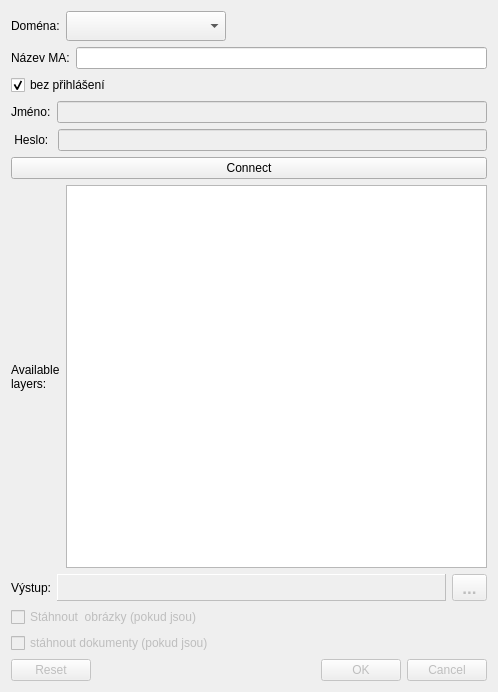
<?xml version="1.0" encoding="UTF-8"?>
<ui version="4.0">
 <class>htableDialogBase</class>
 <widget class="QDialog" name="htableDialogBase">
  <property name="geometry">
   <rect>
    <x>0</x>
    <y>0</y>
    <width>498</width>
    <height>692</height>
   </rect>
  </property>
  <property name="windowTitle">
   <string>Stáhni data z MA CLEERIO</string>
  </property>
  <layout class="QVBoxLayout" name="verticalLayout_2">
   <item>
    <layout class="QHBoxLayout" name="horizontalLayout_7">
     <item>
      <widget class="QLabel" name="label_6">
       <property name="sizePolicy">
        <sizepolicy hsizetype="Preferred" vsizetype="Preferred">
         <horstretch>0</horstretch>
         <verstretch>0</verstretch>
        </sizepolicy>
       </property>
       <property name="maximumSize">
        <size>
         <width>65</width>
         <height>16777215</height>
        </size>
       </property>
       <property name="text">
        <string>Doména:</string>
       </property>
      </widget>
     </item>
     <item>
      <widget class="QComboBox" name="domain">
       <property name="sizePolicy">
        <sizepolicy hsizetype="Expanding" vsizetype="Preferred">
         <horstretch>0</horstretch>
         <verstretch>0</verstretch>
        </sizepolicy>
       </property>
       <property name="minimumSize">
        <size>
         <width>10</width>
         <height>30</height>
        </size>
       </property>
       <property name="maximumSize">
        <size>
         <width>160</width>
         <height>16777215</height>
        </size>
       </property>
       <property name="sizeIncrement">
        <size>
         <width>1</width>
         <height>0</height>
        </size>
       </property>
       <property name="baseSize">
        <size>
         <width>30</width>
         <height>0</height>
        </size>
       </property>
       <property name="toolTip">
        <string>&lt;html&gt;&lt;head/&gt;&lt;body&gt;&lt;p&gt;&lt;span style=&quot; font-weight:600;&quot;&gt;Cleerio domain name&lt;/span&gt;&lt;/p&gt;&lt;p&gt;Pick Cleerio domain name, you would like to download data from&lt;/p&gt;&lt;/body&gt;&lt;/html&gt;</string>
       </property>
      </widget>
     </item>
     <item>
      <spacer name="horizontalSpacer">
       <property name="orientation">
        <enum>Qt::Horizontal</enum>
       </property>
       <property name="sizeHint" stdset="0">
        <size>
         <width>40</width>
         <height>20</height>
        </size>
       </property>
      </spacer>
     </item>
    </layout>
   </item>
   <item>
    <layout class="QHBoxLayout" name="horizontalLayout">
     <item>
      <widget class="QLabel" name="label">
       <property name="text">
        <string>Název MA:</string>
       </property>
      </widget>
     </item>
     <item>
      <widget class="QLineEdit" name="maName">
       <property name="sizePolicy">
        <sizepolicy hsizetype="Expanding" vsizetype="Preferred">
         <horstretch>0</horstretch>
         <verstretch>0</verstretch>
        </sizepolicy>
       </property>
       <property name="toolTip">
        <string>&lt;html&gt;&lt;head/&gt;&lt;body&gt;&lt;p&gt;&lt;span style=&quot; font-weight:600;&quot;&gt;Map Application name&lt;/span&gt;&lt;/p&gt;&lt;p&gt;Type name of map application, you need to list layers from.&lt;/p&gt;&lt;/body&gt;&lt;/html&gt;</string>
       </property>
      </widget>
     </item>
    </layout>
   </item>
   <item>
    <widget class="QCheckBox" name="checkBox">
     <property name="enabled">
      <bool>true</bool>
     </property>
     <property name="text">
      <string>bez přihlášení</string>
     </property>
     <property name="checkable">
      <bool>true</bool>
     </property>
     <property name="checked">
      <bool>true</bool>
     </property>
    </widget>
   </item>
   <item>
    <layout class="QHBoxLayout" name="horizontalLayout_2">
     <item>
      <widget class="QLabel" name="label_2">
       <property name="text">
        <string>Jméno:</string>
       </property>
      </widget>
     </item>
     <item>
      <widget class="QLineEdit" name="userName">
       <property name="enabled">
        <bool>false</bool>
       </property>
       <property name="sizePolicy">
        <sizepolicy hsizetype="Expanding" vsizetype="Preferred">
         <horstretch>0</horstretch>
         <verstretch>0</verstretch>
        </sizepolicy>
       </property>
      </widget>
     </item>
    </layout>
   </item>
   <item>
    <layout class="QHBoxLayout" name="horizontalLayout_3">
     <item>
      <widget class="QLabel" name="label_3">
       <property name="text">
        <string> Heslo: </string>
       </property>
      </widget>
     </item>
     <item>
      <widget class="QLineEdit" name="userPassword">
       <property name="enabled">
        <bool>false</bool>
       </property>
       <property name="sizePolicy">
        <sizepolicy hsizetype="Expanding" vsizetype="Preferred">
         <horstretch>0</horstretch>
         <verstretch>0</verstretch>
        </sizepolicy>
       </property>
       <property name="accessibleName">
        <string/>
       </property>
       <property name="inputMethodHints">
        <set>Qt::ImhNone</set>
       </property>
       <property name="echoMode">
        <enum>QLineEdit::Password</enum>
       </property>
      </widget>
     </item>
    </layout>
   </item>
   <item>
    <widget class="QPushButton" name="getData">
     <property name="sizePolicy">
      <sizepolicy hsizetype="Minimum" vsizetype="Preferred">
       <horstretch>0</horstretch>
       <verstretch>0</verstretch>
      </sizepolicy>
     </property>
     <property name="toolTip">
      <string>&lt;html&gt;&lt;head/&gt;&lt;body&gt;&lt;p&gt;Connect to map application and get list of available data layers&lt;/p&gt;&lt;/body&gt;&lt;/html&gt;</string>
     </property>
     <property name="text">
      <string>Connect</string>
     </property>
    </widget>
   </item>
   <item>
    <layout class="QHBoxLayout" name="horizontalLayout_4">
     <item>
      <widget class="QLabel" name="label_4">
       <property name="text">
        <string>Available
layers:</string>
       </property>
      </widget>
     </item>
     <item>
      <widget class="QTreeWidget" name="treeWidget">
       <property name="toolTip">
        <string>&lt;html&gt;&lt;head/&gt;&lt;body&gt;&lt;p&gt;&lt;span style=&quot; font-weight:600;&quot;&gt;List of available layers&lt;/span&gt;&lt;/p&gt;&lt;p&gt;Pick one layer from available layers you wish to download data from.&lt;/p&gt;&lt;/body&gt;&lt;/html&gt;</string>
       </property>
       <attribute name="headerVisible">
        <bool>false</bool>
       </attribute>
       <column>
        <property name="text">
         <string notr="true">1</string>
        </property>
       </column>
      </widget>
     </item>
    </layout>
   </item>
   <item>
    <layout class="QHBoxLayout" name="horizontalLayout_6">
     <item>
      <widget class="QLabel" name="label_5">
       <property name="text">
        <string>Výstup:</string>
       </property>
      </widget>
     </item>
     <item>
      <widget class="QLabel" name="outputDir">
       <property name="enabled">
        <bool>false</bool>
       </property>
       <property name="sizePolicy">
        <sizepolicy hsizetype="Expanding" vsizetype="Preferred">
         <horstretch>0</horstretch>
         <verstretch>0</verstretch>
        </sizepolicy>
       </property>
       <property name="frameShape">
        <enum>QFrame::Panel</enum>
       </property>
       <property name="frameShadow">
        <enum>QFrame::Raised</enum>
       </property>
       <property name="lineWidth">
        <number>1</number>
       </property>
       <property name="text">
        <string/>
       </property>
      </widget>
     </item>
     <item>
      <layout class="QHBoxLayout" name="horizontalLayout_5">
       <item>
        <widget class="QToolButton" name="outputDirButton">
         <property name="enabled">
          <bool>false</bool>
         </property>
         <property name="sizePolicy">
          <sizepolicy hsizetype="Preferred" vsizetype="Fixed">
           <horstretch>0</horstretch>
           <verstretch>0</verstretch>
          </sizepolicy>
         </property>
         <property name="minimumSize">
          <size>
           <width>35</width>
           <height>0</height>
          </size>
         </property>
         <property name="font">
          <font>
           <pointsize>13</pointsize>
           <weight>75</weight>
           <italic>false</italic>
           <bold>true</bold>
           <strikeout>false</strikeout>
          </font>
         </property>
         <property name="text">
          <string>...</string>
         </property>
         <property name="toolButtonStyle">
          <enum>Qt::ToolButtonIconOnly</enum>
         </property>
         <property name="arrowType">
          <enum>Qt::NoArrow</enum>
         </property>
        </widget>
       </item>
      </layout>
     </item>
    </layout>
   </item>
   <item>
    <layout class="QVBoxLayout" name="verticalLayout">
     <item>
      <widget class="QCheckBox" name="images">
       <property name="enabled">
        <bool>false</bool>
       </property>
       <property name="text">
        <string>Stáhnout  obrázky (pokud jsou)</string>
       </property>
      </widget>
     </item>
     <item>
      <widget class="QCheckBox" name="documents">
       <property name="enabled">
        <bool>false</bool>
       </property>
       <property name="text">
        <string>stáhnout dokumenty (pokud jsou)</string>
       </property>
      </widget>
     </item>
    </layout>
   </item>
   <item>
    <widget class="QDialogButtonBox" name="button_box">
     <property name="enabled">
      <bool>false</bool>
     </property>
     <property name="orientation">
      <enum>Qt::Horizontal</enum>
     </property>
     <property name="standardButtons">
      <set>QDialogButtonBox::Cancel|QDialogButtonBox::Ok|QDialogButtonBox::Reset</set>
     </property>
    </widget>
   </item>
  </layout>
 </widget>
 <resources/>
 <connections>
  <connection>
   <sender>button_box</sender>
   <signal>accepted()</signal>
   <receiver>htableDialogBase</receiver>
   <slot>accept()</slot>
   <hints>
    <hint type="sourcelabel">
     <x>20</x>
     <y>20</y>
    </hint>
    <hint type="destinationlabel">
     <x>20</x>
     <y>20</y>
    </hint>
   </hints>
  </connection>
  <connection>
   <sender>checkBox</sender>
   <signal>clicked(bool)</signal>
   <receiver>userName</receiver>
   <slot>setDisabled(bool)</slot>
   <hints>
    <hint type="sourcelabel">
     <x>180</x>
     <y>70</y>
    </hint>
    <hint type="destinationlabel">
     <x>218</x>
     <y>124</y>
    </hint>
   </hints>
  </connection>
  <connection>
   <sender>checkBox</sender>
   <signal>clicked(bool)</signal>
   <receiver>userPassword</receiver>
   <slot>setDisabled(bool)</slot>
   <hints>
    <hint type="sourcelabel">
     <x>180</x>
     <y>70</y>
    </hint>
    <hint type="destinationlabel">
     <x>218</x>
     <y>164</y>
    </hint>
   </hints>
  </connection>
  <connection>
   <sender>button_box</sender>
   <signal>rejected()</signal>
   <receiver>htableDialogBase</receiver>
   <slot>reject()</slot>
   <hints>
    <hint type="sourcelabel">
     <x>250</x>
     <y>505</y>
    </hint>
    <hint type="destinationlabel">
     <x>238</x>
     <y>275</y>
    </hint>
   </hints>
  </connection>
  <connection>
   <sender>maName</sender>
   <signal>returnPressed()</signal>
   <receiver>getData</receiver>
   <slot>animateClick()</slot>
   <hints>
    <hint type="sourcelabel">
     <x>287</x>
     <y>61</y>
    </hint>
    <hint type="destinationlabel">
     <x>248</x>
     <y>193</y>
    </hint>
   </hints>
  </connection>
 </connections>
</ui>
